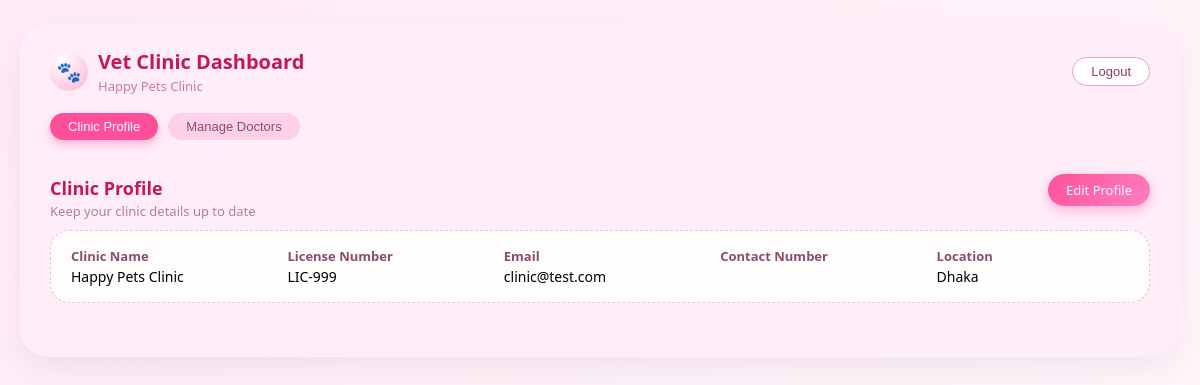
Screenshot of /clinic/dashboard (signed in) with the database file from the repository.
### tables this page shows
CREATE TABLE clinics (
    id INTEGER PRIMARY KEY AUTOINCREMENT,
    user_id INTEGER NOT NULL UNIQUE,
    name TEXT NOT NULL,
    license_number TEXT NOT NULL,
    email TEXT NOT NULL,
    contact_number TEXT NOT NULL,
    location TEXT NOT NULL,
    FOREIGN KEY (user_id) REFERENCES users(id)
);

### app.py (the view)
@app.route("/clinic/dashboard")
def clinic_dashboard():
    if "user_id" not in session or session.get("role") != "clinic":
        return redirect(url_for("login"))
    clinic = get_or_create_clinic_for_current_user()
    if not clinic:
        flash("Clinic profile not found.", "danger")
        return redirect(url_for("login"))
    conn = get_db()
    cur = conn.cursor()
    doctors = cur.execute(
        "SELECT * FROM doctors WHERE clinic_id = ?",
        (clinic["id"],),
    ).fetchall()
    conn.close()
    tab = request.args.get("tab", "doctors")
    return render_template("clinic_dashboard.html", clinic=clinic, doctors=doctors, tab=tab)

### app.py (called while the page is built, shortened)
def get_db():
    conn = sqlite3.connect(app.config["DATABASE"])
    conn.row_factory = sqlite3.Row
    return conn

def get_or_create_clinic_for_current_user():
    user_id = session.get("user_id")
    if not user_id:
        return None
    conn = get_db()
    cur = conn.cursor()
    clinic = cur.execute(
        "SELECT * FROM clinics WHERE user_id = ?", (user_id,)
    ).fetchone()
    conn.close()
    return clinic

### templates/clinic_dashboard.html (shortened to what this page needs)
<!DOCTYPE html>
<html>
<head>
</head>
<body>
<div class="page">
        <div class="top-bar">
            <div class="brand-left">
                <div class="logo-circle">🐾</div>
                <div class="brand">
                    <div class="brand-title">Vet Clinic Dashboard</div>
                    <div class="brand-subtitle">{{ clinic['name'] if clinic else 'AnimedCare' }}</div>
                </div>
            </div>
            <button class="logout-btn" type="button"
                    onclick="window.location.href='{{ url_for('logout') }}'">
                Logout
            </button>
        </div>
    <div class="tabs">
        <button id="tab-clinic" class="tab active" type="button"
                onclick="showClinicTab('clinic')">Clinic Profile</button>
        <button id="tab-doctors" class="tab" type="button"
                onclick="showClinicTab('doctors')">Manage Doctors</button>
    </div>
    <div id="clinic-section" class="active-section">
        <div class="section-title-row">
            <div>
                <h2 style="margin-bottom: 2px;">Clinic Profile</h2>
                <div class="subtitle">Keep your clinic details up to date</div>
            </div>
            <a href="{{ url_for('edit_clinic_profile') }}" class="add-btn">
                Edit Profile
            </a>
        </div>
        <div class="profile-card">
            {% if clinic %}
                <div class="profile-row">
                    <div>
                        <div class="field-label">Clinic Name</div>
                        <div class="field-value">{{ clinic['name'] }}</div>
                    </div>
                    <div>
                        <div class="field-label">License Number</div>
                        <div class="field-value">{{ clinic['license_number'] }}</div>
                    </div>
                    <div>
                        <div class="field-label">Email</div>
                        <div class="field-value">{{ clinic['email'] }}</div>
                    </div>
                    <div>
                        <div class="field-label">Contact Number</div>
                    </div>
                    <div>
                        <div class="field-label">Location</div>
                        <div class="field-value">{{ clinic['location'] }}</div>
                    </div>
                </div>
            {% else %}
                <p>No clinic found in the database.</p>
            {% endif %}
        </div>
    </div>
</div>
</body>
</html>

### templates/clinic_dashboard.html (style rules this page uses)
body { margin: 0; font-family: "Segoe UI", Arial, sans-serif; background: linear-gradient(135deg, #ffeaf5, #fff5fb); }
.page { max-width: 1100px; margin: 24px auto 40px; background: #ffeef8; border-radius: 28px; box-shadow: 0 12px 30px rgba(0,0,0,0.06); padding: 24px 30px 32px; }
.top-bar { display: flex; justify-content: space-between; align-items: center; margin-bottom: 18px; }
.brand-left { display: flex; align-items: center; gap: 10px; }
.logo-circle { width: 38px; height: 38px; border-radius: 50%; background: radial-gradient(circle at 30% 20%, #ffffff, #ffb3d9); display: flex; align-items: center; justify-content: center; font-size: 20px; }
.brand { display: flex; flex-direction: column; gap: 2px; }
.brand-title { font-size: 20px; font-weight: 650; color: #c2185b; }
.brand-subtitle { font-size: 13px; color: #d376a3; }
.logout-btn { padding: 6px 18px; border-radius: 20px; border: 1px solid #e1a5c7; background: #ffffff; cursor: pointer; font-size: 13px; color: #8d3b68; }
.tabs { display: flex; gap: 10px; margin: 6px 0 20px; }
.tab { padding: 6px 18px; border-radius: 999px; border: none; background: #ffd1e8; font-size: 13px; cursor: pointer; color: #8f4c70; }
.tab.active { background: #ff4f9a; color: #ffffff; box-shadow: 0 4px 10px rgba(255,79,154,0.4); }
h2 { font-size: 18px; margin: 16px 0 4px; color: #c2185b; }
.subtitle { font-size: 13px; color: #b07e9d; }
.profile-card { background: #fffdfb; border-radius: 20px; padding: 16px 20px; border: 1px dashed #f0bfd9; margin-bottom: 22px; }
.profile-row { display: grid; grid-template-columns: repeat(auto-fit, minmax(180px, 1fr)); gap: 6px 24px; }
.field-label { font-weight: 600; font-size: 13px; color: #8c4b6e; }
.field-value { font-size: 14px; margin-top: 2px; }
.section-title-row { display: flex; justify-content: space-between; align-items: center; margin-top: 4px; margin-bottom: 10px; }
.add-btn { display: inline-block; padding: 7px 18px; border-radius: 999px; background: linear-gradient(135deg, #ff4f9a, #ff80c2); color: white; text-decoration: none; font-size: 13px; border: none; box-shadow: 0 4px 12px rgba(255,79,154,0.4); }
#clinic-section, #doctors-section { display: none; }
#clinic-section.active-section, #doctors-section.active-section { display: block; }

### rows the page displays
clinics: name "Happy Pets Clinic", license_number "LIC-999", email "clinic@test.com", location "Dhaka"
